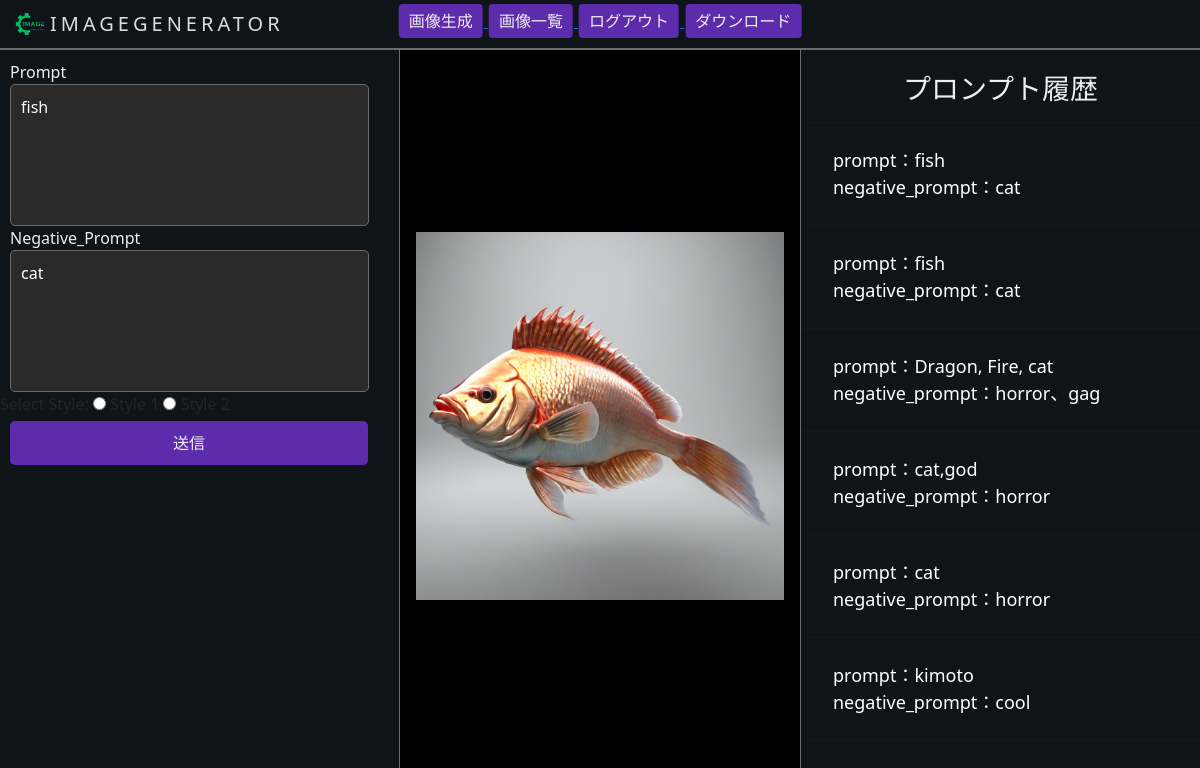
Page /app/images/17/ (signed in) on the committed database.
### app/models.py (models this page shows, shortened)
class Image(models.Model):
    imageID = models.AutoField(primary_key=True)
    user_ID = models.ForeignKey(User, on_delete=models.CASCADE)
    image_path = models.ImageField(upload_to='img/')  # 画像を保存するディレクトリを指定
    prompt = models.CharField(max_length=255,default='')
    negative_prompt = models.CharField(max_length=255,default='')

### app/views.py (the view)
# urls.py: path('images/<int:image_id>/', image_detail_view, name='image_detail'),
def image_detail_view(request, image_id):
    image = get_object_or_404(Image, pk=image_id)
    Images = Image.objects.filter(user_ID=request.user)
    return render(request, 'app/index.html', {'image': image, 'Images': Images})

### templates/app/index.html (shortened to what this page needs)
{% extends 'base.html' %}
{% load static %}
{% load socialaccount %}
{% block content %}
    {% if user.is_authenticated %}
        <div class="sidebar sidebar-left">
            {% if user.is_authenticated %}
                <form action="{% url 'index' %}" method="post">
                    {% if image %}
                        <div class="prompt">Prompt</div>
                        <textarea class="sidebar-textarea" name="prompt" id="prompt" rows="5" cols="30"
                                  placeholder="テキストを入力してください">{{ image.prompt }}</textarea>
                        <div class="prompt">Negative_Prompt</div>
                        <textarea class="sidebar-textarea" name="negative_prompt" id="negative_prompt" rows="5"
                                  cols="30"
                                  placeholder="テキストを入力してください">{{ image.negative_prompt }}</textarea>
                        <label for="number">Select Style:</label>
                        <input type="radio" id="style_1" name="number" value="1">
                        <label for="style_1">Style 1</label>
                        <input type="radio" id="style_2" name="number" value="2">
                        <label for="style_2">Style 2</label>
                        <button id="submit-button" type="submit">送信</button>
                    {% endif %}
                </form>
            {% endif %}
        </div>
        <div class="content">
            {% if image %}
                <div class="image-center" style="margin-bottom: -20%">
                    <img src="{% static image.image_path %}">
                </div>
            {% endif %}
        </div>
        <div class="sidebar sidebar-right">
            <h3 style="color: #EEEEEE;text-align: center;margin-top: -7%">プロンプト履歴</h3>
            <hr>
            {% if user.is_authenticated %}
                {% for i in Images reversed %}
                    <a href="{% url 'image_detail' i.imageID %}">prompt：{{ i.prompt }}<br>negative_prompt：{{ i.negative_prompt }}
                    </a>
                    <hr>
                {% endfor %}
            {% endif %}
        </div>
    {% endif %}
{% endblock %}

### static/CSS/style.css (style rules this page uses)
body { margin: 0; font-family: "Futura", Helvetica, sans-serif; background-color: #0F1111; }
:root { --background-navbar: rgba(55, 55, 55, 1.00); }
.sidebar { height: 100%; width: 250px; position: fixed; z-index: 1; top: 0; left: 0; background-color: var(--background-navbar); overflow-x: hidden; padding-top: 100px; }
.sidebar a { padding: 8px 8px 8px 32px; text-decoration: none; font-size: 18px; color: #EEEEEE; display: block; transition: 0.3s; }
.sidebar.sidebar-left { height: 100%; width: 400px; position: fixed; z-index: 1; top: 0; right: auto; left: 0; background-color: #0F1419; overflow-x: hidden; padding-top: 60px; border-right: 1px solid rgb(109, 108, 108); }
.sidebar.sidebar-right { height: 100%; width: 400px; position: fixed; z-index: 1; top: 0; left: auto; right: 0; background-color: #0F1419; overflow-x: hidden; padding-top: 100px; border-left: 1px solid rgb(109, 108, 108); }
.sidebar.sidebar-right a { padding: 8px 8px 8px 32px; text-decoration: none; font-size: 18px; color: white; display: block; transition: 0.3s; }
.content { margin-left: 400px; margin-right: 400px; padding: 16px; transition: margin 0.3s; }
.sidebar-textarea { background-color: rgb(43, 42, 42); border: none; padding: 10px; width: 90%; box-sizing: border-box; resize: none; margin-left: 10px; border-radius: 5px; border: 1px solid rgb(109, 108, 108); color: white; }
.prompt { color: #EEEEEE; margin-left: 10px; }
#submit-button { background-color: #5D2CAC; color: #EEEEEE; border: none; padding: 10px 163px; border-radius: 5px; cursor: pointer; margin: 10px; margin-top: 5px; }
.image-center { display: flex; justify-content: center; align-items: center; height: 100vh; }
.image-center img { max-width: 100%; max-height: 100%; }

### rows in the picture
Image: prompt "fish", negative_prompt "cat", image_path (picture)
Image: prompt "fish", negative_prompt "cat"
Image: prompt "Dragon, Fire, cat", negative_prompt "horror、gag"
Image: prompt "cat,god", negative_prompt "horror"
Image: prompt "cat", negative_prompt "horror"
Image: prompt "kimoto", negative_prompt "cool"
